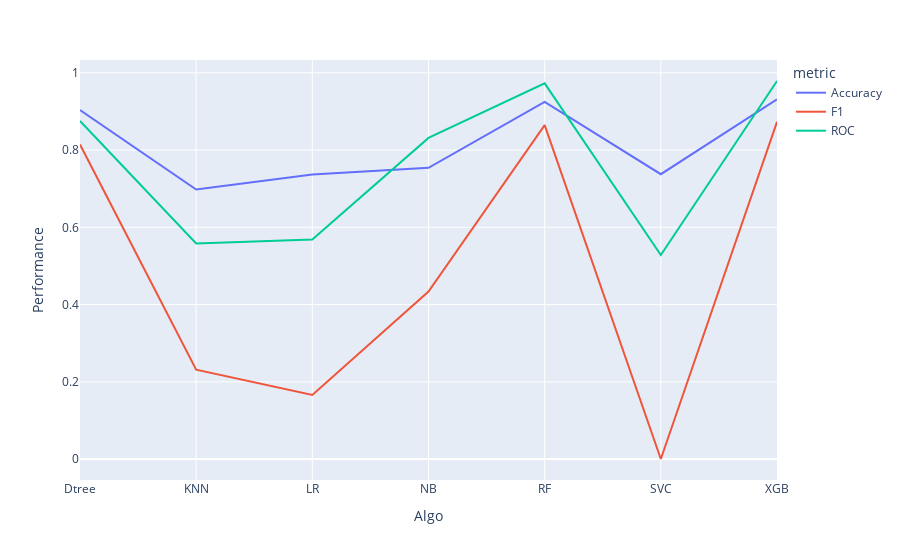

This figure's notebook cell:
### Markdown cell above
<h1 style="color:DodgerBlue;">Create Advance Models</h1>

- Logistic Regression
- Gradient Boosting
- Decision Tree
- K Nearest Neighbour
- Support Vector Machine
- Naive Bayes
- Random Forest
- Extreme Gradient Boosting

### Code cell
# Split data to 80% training data and 20% of test to check the accuracy of our model
X_train, X_test, y_train, y_test = train_test_split(predictor2, target2, test_size=0.20, random_state=0)


from sklearn.svm import SVC
from sklearn.multioutput import MultiOutputClassifier
from sklearn.ensemble import GradientBoostingClassifier
from sklearn.tree import DecisionTreeClassifier
from sklearn.neighbors import KNeighborsClassifier
from sklearn.naive_bayes import GaussianNB
from sklearn.ensemble import RandomForestClassifier
from sklearn.linear_model import LogisticRegression
import xgboost as xgb
from sklearn.model_selection import KFold, cross_val_score, train_test_split
import time

#create an array of models
models = []
models.append(("LR",LogisticRegression()))
models.append(("NB",GaussianNB()))
models.append(("RF",RandomForestClassifier()))
models.append(("SVC",SVC()))
models.append(("Dtree",DecisionTreeClassifier()))
models.append(("XGB",xgb.XGBClassifier()))
models.append(("KNN",KNeighborsClassifier()))

result = []
#measure the accuracy 
for name,model in models:
    start_time = time.time()
    kfold = KFold(n_splits=2, random_state=22)
    cv_result = cross_val_score(model,X_train,y_train, cv = kfold,scoring = "accuracy")
    execution_time = (time.time() - start_time)
    result.append((name,round(cv_result.mean(),4), round(execution_time,2) ))
    

pd.DataFrame(result)
    
dfa = pd.DataFrame(result, columns =['Algo', 'Accuracy', 'execution_time']) 
dfa 

# sort df by Count column
pd_df = dfa.sort_values(['Accuracy']).reset_index(drop=True)
print (pd_df)


plt.figure(figsize=(5,5))
# plot bar chart with index as x values
ax = sns.barplot(pd_df.index, pd_df.Accuracy)
ax.get_yaxis().set_major_formatter(plt.FuncFormatter(lambda x, loc: "{:,}".format(int(x))))
ax.set(xlabel="Algo", ylabel="Accuracy")
# add proper Dim values as x labels

ax.set_xticklabels(pd_df.Algo)
for item in ax.get_xticklabels(): item.set_rotation(90)
for i, v in enumerate(pd_df["Accuracy"].iteritems()):        
    ax.text(i ,v[1], "{:,}".format(v[1]), color='b', va ='bottom', rotation=0)
plt.tight_layout()
plt.show()


plt.figure(figsize=(5,5))
# plot bar chart with index as x values
ax = sns.barplot(pd_df.index, pd_df.execution_time)
ax.get_yaxis().set_major_formatter(plt.FuncFormatter(lambda x, loc: "{:,}".format(int(x))))
ax.set(xlabel="Algo", ylabel="execution_time")
# add proper Dim values as x labels

ax.set_xticklabels(pd_df.Algo)
for item in ax.get_xticklabels(): item.set_rotation(90)
for i, v in enumerate(pd_df["execution_time"].iteritems()):        
    ax.text(i ,v[1], "{:,}".format(v[1]), color='b', va ='bottom', rotation=0)
plt.tight_layout()
plt.show()




#create an array of models
models = []
models.append(("LR",LogisticRegression()))
models.append(("NB",GaussianNB()))
models.append(("RF",RandomForestClassifier()))
models.append(("SVC",SVC()))
models.append(("Dtree",DecisionTreeClassifier()))
models.append(("XGB",xgb.XGBClassifier()))
models.append(("KNN",KNeighborsClassifier()))

result = []
#measure the accuracy 
for name,model in models:
    start_time = time.time()
    kfold = KFold(n_splits=2, random_state=22)
    cv_result = cross_val_score(model,X_train,y_train, cv = kfold,scoring = "f1")
    execution_time = (time.time() - start_time)
    result.append((name,round(cv_result.mean(),4), round(execution_time,2) ))
    
pd.DataFrame(result)
    
dff = pd.DataFrame(result, columns =['Algo', 'f1', 'execution_time']) 
dff 

# sort df by Count column
pd_df_f = dff.sort_values(['f1']).reset_index(drop=True)
print (pd_df_f)



#create an array of models
models = []
models.append(("LR",LogisticRegression()))
models.append(("NB",GaussianNB()))
models.append(("RF",RandomForestClassifier()))
models.append(("SVC",SVC()))
models.append(("Dtree",DecisionTreeClassifier()))
models.append(("XGB",xgb.XGBClassifier()))
models.append(("KNN",KNeighborsClassifier()))

result = []
#measure the accuracy 
for name,model in models:
    start_time = time.time()
    kfold = KFold(n_splits=2, random_state=22)
    cv_result = cross_val_score(model,X_train,y_train, cv = kfold,scoring = "roc_auc")
    execution_time = (time.time() - start_time)
    result.append((name,round(cv_result.mean(),4), round(execution_time,2) ))
    

pd.DataFrame(result)
    
dfr = pd.DataFrame(result, columns =['Algo', 'roc_auc', 'execution_time']) 
dfr 

# sort df by Count column
pd_df_r = dfr.sort_values(['roc_auc']).reset_index(drop=True)
print (pd_df_r)



# Merge 
pd_df1 = pd_df.copy()
pd_df1.drop(['execution_time'], axis=1, inplace=True)

pd_df_f1 = pd_df_f.copy()
pd_df_f1.drop(['execution_time'], axis=1, inplace=True)

pd_df_r1 = pd_df_r.copy()
pd_df_r1.drop(['execution_time'], axis=1, inplace=True)


result1_pp = pd.merge(pd_df1, pd_df_f1, left_on=['Algo'], right_on=['Algo'], how='left')
result2_pp = pd.merge(result1_pp, pd_df_r1, left_on=['Algo'], right_on=['Algo'], how='left')

result2_pp


# Rename 
pd_df1.rename(columns={"Accuracy": "Performance"}, inplace = True)
pd_df_f1.rename(columns={"f1": "Performance"}, inplace = True)
pd_df_r1.rename(columns={"roc_auc": "Performance"}, inplace = True)

pd_df1['metric'] = 'Accuracy'
pd_df_f1['metric'] = 'F1'
pd_df_r1['metric'] = 'ROC'

df_performance1 = pd_df1

df_performance2 = df_performance1.append(pd_df_f1)

df_performance = df_performance2.append(pd_df_r1)
df_performance
df_performance = df_performance.sort_values(["Algo","metric"], ascending = (True, True))


import plotly.express as px

df = df_performance
fig = px.line(df, x="Algo", y="Performance", color = 'metric')

fig.show()

### Figure 1 — Plotly figure (JSON) as saved in the notebook; plotly's stock layout.template omitted (floating-point values rounded to 4 significant figures)
{"data": [{"hovertemplate": "metric=Accuracy<br>Algo=%{x}<br>Performance=%{y}<extra></extra>", "legendgroup": "Accuracy", "line": {"color": "#636efa", "dash": "solid"}, "mode": "lines", "name": "Accuracy", "orientation": "v", "showlegend": true, "type": "scatter", "x": ["Dtree", "KNN", "LR", "NB", "RF", "SVC", "XGB"], "xaxis": "x", "y": [0.9038, 0.698, 0.7369, 0.7542, 0.9248, 0.7376, 0.9312], "yaxis": "y"}, {"hovertemplate": "metric=F1<br>Algo=%{x}<br>Performance=%{y}<extra></extra>", "legendgroup": "F1", "line": {"color": "#EF553B", "dash": "solid"}, "mode": "lines", "name": "F1", "orientation": "v", "showlegend": true, "type": "scatter", "x": ["Dtree", "KNN", "LR", "NB", "RF", "SVC", "XGB"], "xaxis": "x", "y": [0.8145, 0.2315, 0.166, 0.4336, 0.8648, 0.0002, 0.8731], "yaxis": "y"}, {"hovertemplate": "metric=ROC<br>Algo=%{x}<br>Performance=%{y}<extra></extra>", "legendgroup": "ROC", "line": {"color": "#00cc96", "dash": "solid"}, "mode": "lines", "name": "ROC", "orientation": "v", "showlegend": true, "type": "scatter", "x": ["Dtree", "KNN", "LR", "NB", "RF", "SVC", "XGB"], "xaxis": "x", "y": [0.8752, 0.558, 0.5686, 0.8316, 0.9729, 0.5283, 0.9789], "yaxis": "y"}], "layout": {"legend": {"title": {"text": "metric"}, "tracegroupgap": 0}, "margin": {"t": 60}, "xaxis": {"anchor": "y", "domain": [0, 1], "title": {"text": "Algo"}}, "yaxis": {"anchor": "x", "domain": [0, 1], "title": {"text": "Performance"}}}}
